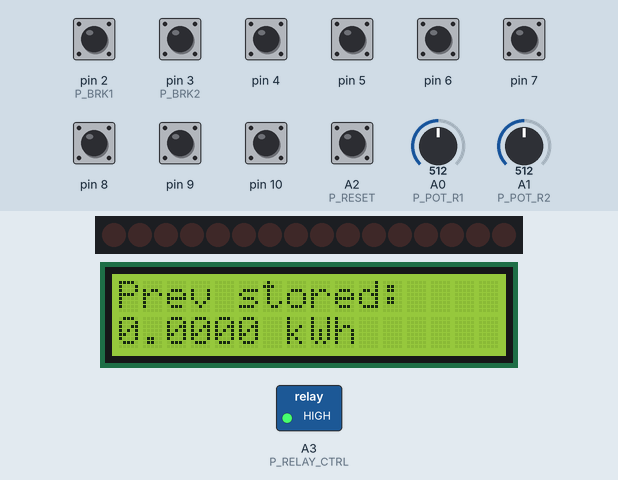
The sketch below on a simulated Arduino Uno, built with avr-gcc and run on an emulated ATmega328P. On the bench: 16 shift-register outputs drawn as a row of LEDs (first output left, lit = HIGH), 16×2 character LCD, switched loads named in the sketch (green lamp = pin HIGH). Wiring (inferred from the names in the program): 2 × shift register (74HC595): data pin 11; shift clock pin 13; latch pin 12. Wiring (inferred from the signals the program sends): row of LEDs: on Q0, Q1, Q2, Q3, Q4, Q5, Q6, Q7, Q8, Q9, Q10, Q11, Q12, Q13, Q14, Q15. Inputs (shaded band) come from the test bench; at power-on: A2 (P_RESET), pin 2 (P_BRK1), pin 3 (P_BRK2), pin 4–10 HIGH, A0 (P_POT_R1) = 512, A1 (P_POT_R2) = 512. EEPROM starts erased; pins used as bus, display or sensor lines are not drawn; what the sketch prints to the serial monitor is not drawn.

Above: at 1.4 s.
1.5 s: A2 (P_RESET) pulled LOW for 0.15 s
4.6 s: pin 2 (P_BRK1) pulled LOW for 0.15 s
At 4.69 s:
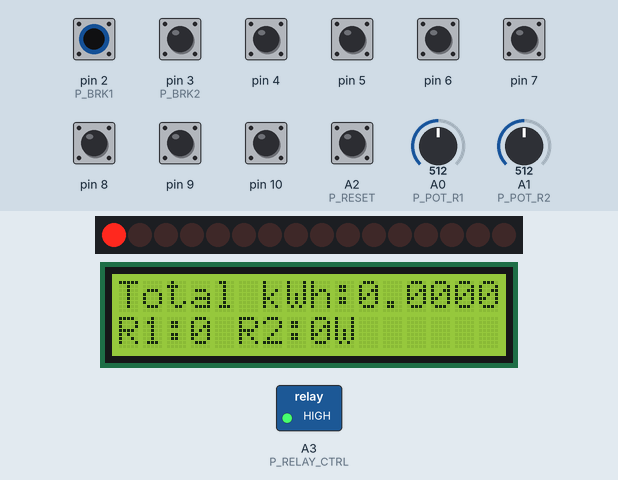
7.7 s: pin 3 (P_BRK2) pulled LOW for 0.15 s
At 7.78 s:
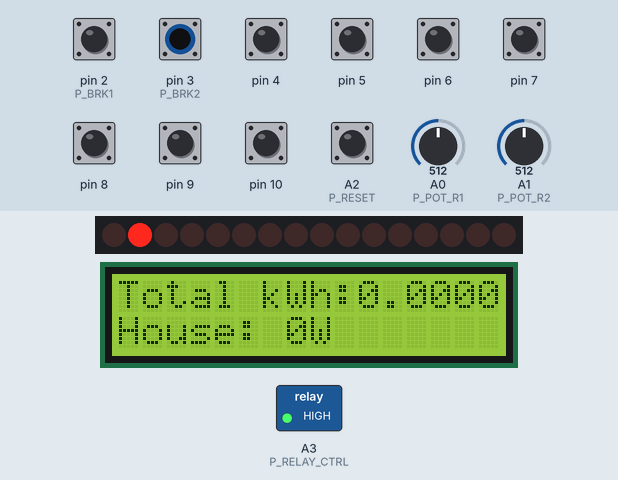
9.3 s: pin 3 (P_BRK2) pulled LOW for 1 s
At 10.1 s:
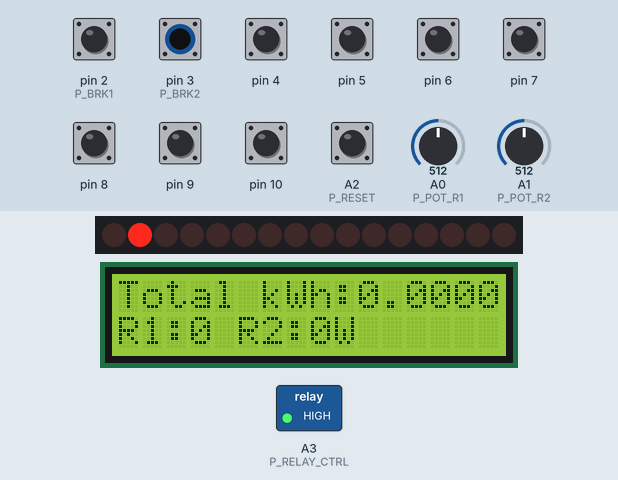
11.8 s: pin 2 (P_BRK1) pulled LOW for 1 s
At 12.2 s:
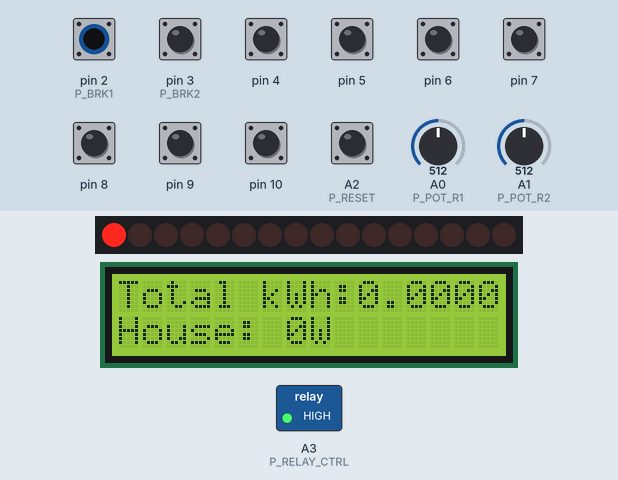
14.3 s: A0 (P_POT_R1) set to 306
Timing chart, 0 to 17.3 s (numbered marks = the images above; inputs shaded):
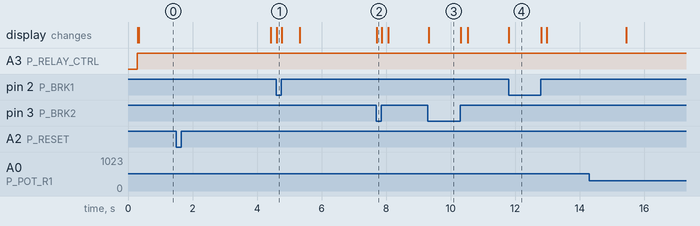

Measured:
- after the input at 4.6 s, the display: changes at once (image 1)
- after the input at 7.7 s, the display: changes at once (image 2)
- after the input at 9.3 s, the display: changes at once (image 3)
- after the input at 11.8 s, the display: changes at once (image 4)

The sketch:

SPUMCS.ino
```cpp
// =====================================================================
// SPUMCS v2 - Smart Per-device Usage & Monitoring Control System
// =====================================================================

#include <Wire.h>
#include <LiquidCrystal_I2C.h>
#include <EEPROM.h>

// --------------------------- LCD ------------------------------------
// If the screen stays blank, your module's I2C address may be 0x3F
// instead of 0x27 -- both are common. Also verify the chip type is
// "PCF8574" and not "MCP23008" or "MCP23017" -- those need a different library.
LiquidCrystal_I2C lcd(0x27, 16, 2);

// --------------------------- Pin map ---------------------------------
const int LATCH = 12, CLOCK = 13, DATA = 11;

const int P_BRK1 = 2, P_BRK2 = 3;
const int P_RESET = A2;
const int P_POT_R1 = A0;   // simulated Room 1 aggregate current sensor
const int P_POT_R2 = A1;   // simulated Room 2 aggregate current sensor
const int P_RELAY_CTRL = A3; // drives NPN base -> relay coil -> AC contact

// --------------------------- Device model -----------------------------
struct Device {
  const char* name;
  uint8_t switchPin;
  uint8_t room;          // 1 or 2
  float watts;           // nominal wattage when ON
  uint8_t ledBit;        // which bit this device owns in the 16-bit LED word
  bool isShedTarget;     // true only for the relay-controlled device
  bool cutByRelay;       // true while the relay has forcibly shed it
  float cumWh;           // cumulative energy, Wh (this is what EEPROM stores)
};

// Bit layout in the 16-bit word sent to the two chained 74HC595s:
//   bit0 BRK1   bit1 BRK2
//   bit2 r1_fan bit3 r1_lights bit4 r1_tv
//   bit5 r2_air bit6 r2_lights bit7 r2_exh   bit8 r2_micro
Device devices[7] = {
  { "R1 Fan",     4, 1,   75.0, 2, false, false, 0.0 },
  { "R1 Lights",  5, 1,   40.0, 3, false, false, 0.0 },
  { "R1 TV",      6, 1,  120.0, 4, false, false, 0.0 },
  { "R2 AC",      7, 2, 1400.0, 5, true,  false, 0.0 },   // <-- shed target
  { "R2 Lights",  8, 2,   40.0, 6, false, false, 0.0 },
  { "R2 Exhaust", 9, 2,   60.0, 7, false, false, 0.0 },
  { "R2 Microwave",10,2,  800.0, 8, false, false, 0.0 }
};
const int NUM_DEVICES = 7;

// --------------------------- Timing -----------------------------------
const unsigned long INTERVAL_MS   = 5000UL;   // energy accumulation tick
const unsigned long EEPROM_MS     = 60000UL;  // how often we persist to EEPROM
// {The EEPROM does not persist across a Tinkercad simulation restart, so
//  it will read back as "no valid data" every time you press Start again.
//  The read/write logic itself is correct and would work on real hardware.}
const unsigned long LCD_PAGE_MS   = 2500UL;   // how long each LCD page shows
const unsigned long LCD_UPDATE_MS = 300UL;    // how often we check for changes to redraw
// NOTE: Tinkercad's simulated clock runs slower than real time, so these
// values will feel longer while watching the sim than the numbers suggest.
const unsigned long DEBOUNCE_MS   = 300UL;    // reset-button debounce
const uint8_t NUM_LCD_PAGES = 2;              // 0: total kWh, 1: house/room power

unsigned long lastInterval = 0;
unsigned long lastEepromSave = 0;
unsigned long lastLcdSwitch = 0;
unsigned long lastLcdUpdate = 0;
unsigned long lastResetPress = 0;
uint8_t lcdPage = 0;

// --- LCD flicker fix: only re-send a line if its text actually changed ---
// Uses Arduino's built-in String class -- no extra headers/libraries needed.
String lcdLine0 = "";
String lcdLine1 = "";

// --- Overload alert: force-shows on the LCD the instant it happens ---
bool alertActive = false;
unsigned long alertUntil = 0;
const unsigned long ALERT_HOLD_MS = 4000UL; // how long an alert stays on screen
String alertLine0 = "";
String alertLine1 = "";

// --- what was actually loaded from EEPROM at boot (for the "prev stored" page) ---
float eepromLoadedKwh = 0.0;

// --------------------------- Overload thresholds ------------------------
const float HOUSE_SHED_W    = 2000.0; // shed the AC above this total house wattage
const float HOUSE_RESTORE_W = 1600.0; // restore it once load drops below this
// The gap between shed/restore is hysteresis: it stops the relay from
// rapidly clicking on/off when the load sits right at one threshold.
// NOTE: because the AC itself is 1400W, shedding/restoring it can swing
// house_power by more than this gap all on its own -- so we ALSO enforce
// a minimum cooldown between transitions below, to stop rapid chattering.
const unsigned long RELAY_COOLDOWN_MS = 5000UL; // min time between shed/restore flips
unsigned long lastRelayChange = 0;

// --------------------------- NILM (appliance guessing) -----------------
const float NILM_DELTA_MIN = 30.0;   // ignore tiny noise/jitter
const float NILM_TOLERANCE = 0.15;   // match within +/-15% of a known wattage
float lastPotWatts[2] = { 0.0, 0.0 }; // previous reading, per room (0=R1,1=R2)

// --------------------------- EEPROM layout ------------------------------
const int EEPROM_MAGIC_ADDR = 0;
const int EEPROM_DATA_ADDR  = 2;
const uint16_t EEPROM_MAGIC = 0xBEEF; // marks "valid data has been saved here"

// =====================================================================
inline bool readOn(int pin) { return digitalRead(pin) == LOW; }

// Chained 74HC595 write
void srWrite(unsigned int bits) {
  digitalWrite(LATCH, LOW);
  shiftOut(DATA, CLOCK, MSBFIRST, (bits >> 8) & 0xFF);
  delay(1);
  shiftOut(DATA, CLOCK, MSBFIRST, bits & 0xFF);
  digitalWrite(LATCH, HIGH);
}

// Pads a String out to 16 chars so old text is fully overwritten on the LCD.
String pad16(String s) {
  while (s.length() < 16) s += ' ';
  if (s.length() > 16) s = s.substring(0, 16);
  return s;
}

// Only sends a line to the LCD if its text actually changed since last time.
// This is what kills the flicker: no blind clear()+reprint every cycle.
void lcdShow(String line0, String line1) {
  line0 = pad16(line0);
  line1 = pad16(line1);
  if (line0 != lcdLine0) {
    lcd.setCursor(0, 0);
    lcd.print(line0);
    lcdLine0 = line0;
  }
  if (line1 != lcdLine1) {
    lcd.setCursor(0, 1);
    lcd.print(line1);
    lcdLine1 = line1;
  }
}

// Forces the LCD to immediately show an overload event, overriding whatever
// page was on screen, and holds it for ALERT_HOLD_MS so a shed/restore can
// never silently pass by unseen.
void triggerAlert(String l0, String l1) {
  alertLine0 = l0;
  alertLine1 = l1;
  alertActive = true;
  alertUntil = millis() + ALERT_HOLD_MS;
}

// ---- EEPROM helpers ----
void saveToEeprom() {
  float buf[NUM_DEVICES];
  for (int i = 0; i < NUM_DEVICES; i++) buf[i] = devices[i].cumWh;
  EEPROM.put(EEPROM_DATA_ADDR, buf);
  EEPROM.put(EEPROM_MAGIC_ADDR, EEPROM_MAGIC);
}

void loadFromEeprom() {
  uint16_t magic;
  EEPROM.get(EEPROM_MAGIC_ADDR, magic);
  if (magic == EEPROM_MAGIC) {
    float buf[NUM_DEVICES];
    EEPROM.get(EEPROM_DATA_ADDR, buf);
    float totalWh = 0.0;
    for (int i = 0; i < NUM_DEVICES; i++) {
      devices[i].cumWh = buf[i];
      totalWh += buf[i];
    }
    eepromLoadedKwh = totalWh / 1000.0;
    Serial.println(F("EEPROM: restored cumulative energy."));
  } else {
    eepromLoadedKwh = 0.0;
    Serial.println(F("EEPROM: no valid data yet, starting from 0."));
  }
}

void resetAll() {
  for (int i = 0; i < NUM_DEVICES; i++) devices[i].cumWh = 0.0;
  saveToEeprom();
  Serial.println(F("RESET: all cumulative energy cleared (and saved)."));
}

// ---- NILM: guess which device caused a sudden power jump ----
void nilmCheck(int roomIndex, float newWatts) {
  float delta = newWatts - lastPotWatts[roomIndex];
  lastPotWatts[roomIndex] = newWatts;
  if (fabs(delta) < NILM_DELTA_MIN) return; // just noise, ignore

  int room = roomIndex + 1;
  const char* bestName = nullptr;
  float bestErr = 999999.0;

  for (int i = 0; i < NUM_DEVICES; i++) {
    if (devices[i].room != room) continue;
    float err = fabs(fabs(delta) - devices[i].watts) / devices[i].watts;
    if (err < NILM_TOLERANCE && err < bestErr) {
      bestErr = err;
      bestName = devices[i].name;
    }
  }

  Serial.print(F("[NILM] Room ")); Serial.print(room);
  Serial.print(delta > 0 ? F(" jump +") : F(" drop "));
  Serial.print(delta, 1); Serial.print(F("W -> "));
  if (bestName) { Serial.print(F("likely ")); Serial.println(bestName); }
  else Serial.println(F("no confident match"));
}

// =====================================================================
void setup() {
  Serial.begin(115200);
  delay(200);

  pinMode(LATCH, OUTPUT); pinMode(CLOCK, OUTPUT); pinMode(DATA, OUTPUT);
  pinMode(P_BRK1, INPUT_PULLUP);
  pinMode(P_BRK2, INPUT_PULLUP);
  for (int i = 0; i < NUM_DEVICES; i++) pinMode(devices[i].switchPin, INPUT_PULLUP);
  pinMode(P_RESET, INPUT_PULLUP);
  pinMode(P_RELAY_CTRL, OUTPUT);
  digitalWrite(P_RELAY_CTRL, LOW); // relay OFF (AC not being force-fed power) at boot

  srWrite(0);

  lcd.init();
  lcd.backlight();
  lcd.setCursor(0, 0);
  lcd.print(F("SPUMCS v2 boot"));

  loadFromEeprom();
  triggerAlert("Prev stored:", String(eepromLoadedKwh, 4) + " kWh");

  unsigned long now = millis();
  lastInterval = now;
  lastEepromSave = now;
  lastLcdSwitch = now;

  Serial.println(F("SPUMCS v2 ready."));
}

// =====================================================================
void loop() {
  unsigned long now = millis();

  // ---------- 2. Non-blocking reset debounce ----------
  if (readOn(P_RESET) && (now - lastResetPress > DEBOUNCE_MS)) {
    resetAll();
    lastResetPress = now;
  }

  // ---------- read breakers ----------
  bool brk1 = readOn(P_BRK1);
  bool brk2 = readOn(P_BRK2);

  // ---------- read every device switch & compute instantaneous power ----------
  float power[NUM_DEVICES];
  float room1_power = 0.0, room2_power = 0.0;

  for (int i = 0; i < NUM_DEVICES; i++) {
    bool brk = (devices[i].room == 1) ? brk1 : brk2;
    bool swOn = readOn(devices[i].switchPin);
    bool on = brk && swOn && !devices[i].cutByRelay;
    power[i] = on ? devices[i].watts : 0.0;
    if (devices[i].room == 1) room1_power += power[i];
    else room2_power += power[i];
  }
  float house_power = room1_power + room2_power;

  // ---------- 4. Overload protection: relay-based load shedding ----------
  for (int i = 0; i < NUM_DEVICES; i++) {
    if (!devices[i].isShedTarget) continue;
    bool cooldownOver = (now - lastRelayChange) >= RELAY_COOLDOWN_MS;
    if (!devices[i].cutByRelay && house_power > HOUSE_SHED_W && cooldownOver) {
      devices[i].cutByRelay = true;
      lastRelayChange = now;
      Serial.println(F("[OVERLOAD] House power too high -> shedding R2 AC."));
      triggerAlert("OVERLOAD!", "AC SHED");
    } else if (devices[i].cutByRelay && house_power < HOUSE_RESTORE_W && cooldownOver) {
      devices[i].cutByRelay = false;
      lastRelayChange = now;
      Serial.println(F("[OVERLOAD] Load back to normal -> restoring R2 AC."));
      triggerAlert("LOAD NORMAL", "AC RESTORED");
    }
    digitalWrite(P_RELAY_CTRL, devices[i].cutByRelay ? LOW : HIGH);
  }

  // ---------- update the 9 status LEDs ----------
  unsigned int bits = 0;
  if (brk1) bits |= (1 << 0);
  if (brk2) bits |= (1 << 1);
  for (int i = 0; i < NUM_DEVICES; i++) {
    if (power[i] > 0) bits |= (1UL << devices[i].ledBit);
  }
  srWrite(bits);

  // ---------- 6. Potentiometer "current sensors" + 5. NILM check ----------
  float potR1Watts = map(analogRead(P_POT_R1), 0, 1023, 0, 500);
  float potR2Watts = map(analogRead(P_POT_R2), 0, 1023, 0, 2400);
  nilmCheck(0, potR1Watts);
  nilmCheck(1, potR2Watts);

  // ---------- 1 & 3. Interval energy accumulation + EEPROM persistence ----------
  if (now - lastInterval >= INTERVAL_MS) {
    lastInterval += INTERVAL_MS;
    float hrs = (float)INTERVAL_MS / 3600000.0;

    for (int i = 0; i < NUM_DEVICES; i++) {
      devices[i].cumWh += power[i] * hrs;
    }

    Serial.println(F("---- interval report ----"));
    Serial.print(F("House power (W): ")); Serial.println(house_power, 1);
    Serial.print(F("House cumulative (kWh): "));
    float totalWh = 0;
    for (int i = 0; i < NUM_DEVICES; i++) totalWh += devices[i].cumWh;
    Serial.println(totalWh / 1000.0, 6);
  }

  if (now - lastEepromSave >= EEPROM_MS) {
    lastEepromSave = now;
    saveToEeprom();
    Serial.println(F("EEPROM: cumulative energy saved."));
  }

  // ---------- 7. LCD: cycle through info pages, flicker-free ----------
  if (now - lastLcdSwitch >= LCD_PAGE_MS) {
    lastLcdSwitch = now;
    lcdPage = (lcdPage + 1) % NUM_LCD_PAGES;
  }

  if (now - lastLcdUpdate >= LCD_UPDATE_MS) {
    lastLcdUpdate = now;

    // An active overload alert always wins -- it can't be missed by the
    // page cycle happening to be pointed somewhere else.
    if (alertActive) {
      if ((long)(now - alertUntil) < 0) {
        lcdShow(alertLine0, alertLine1);
      } else {
        alertActive = false;
      }
    }

    if (!alertActive) {
      float totalWh = 0;
      for (int i = 0; i < NUM_DEVICES; i++) totalWh += devices[i].cumWh;
      String l0 = "Total kWh:" + String(totalWh / 1000.0, 4); // always shown, top line
      String l1;
      if (lcdPage == 0) {
        l1 = "House: " + String((int)house_power) + "W";
      } else {
        l1 = "R1:" + String((int)room1_power) + " R2:" + String((int)room2_power) + "W";
      }
      lcdShow(l0, l1);
    }
  }

  delay(20);
}
```
